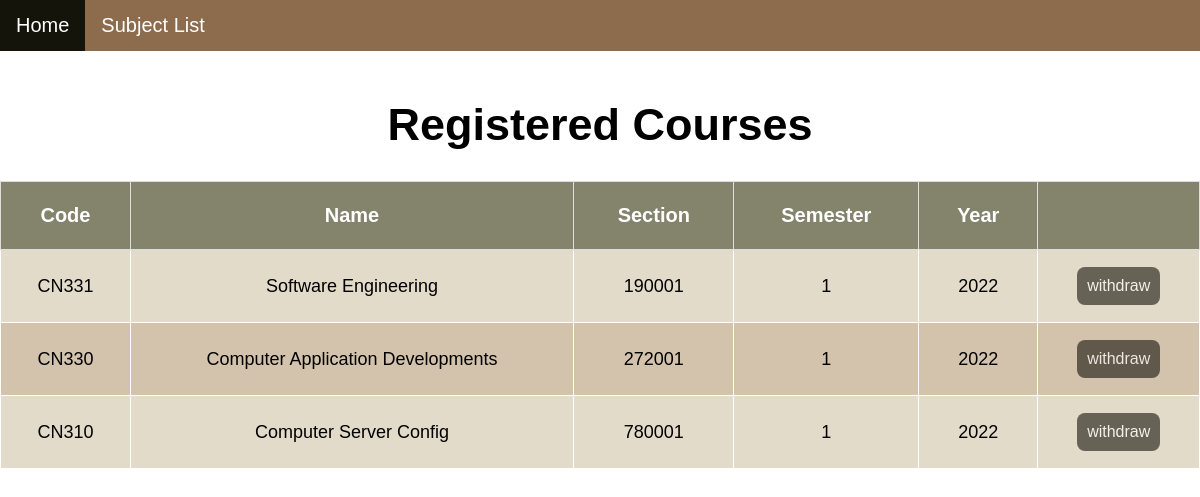
Before: /booking/checksubreg/ (signed in) with the older database file.
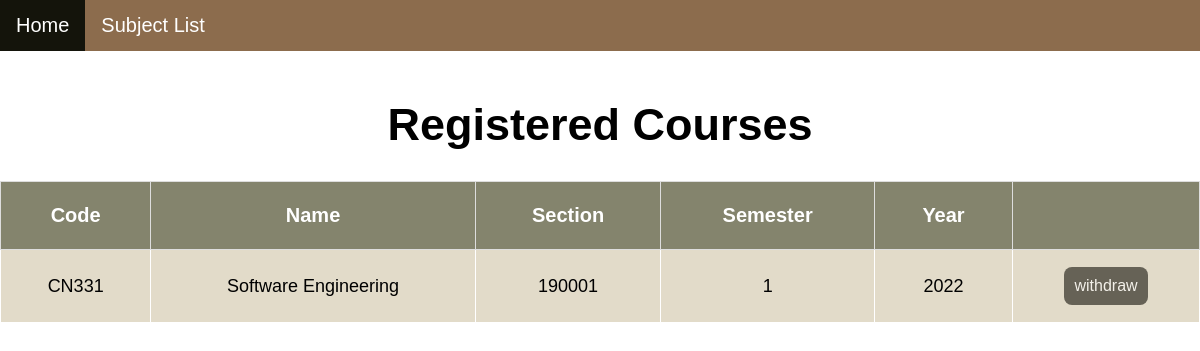
After: the same page with the newer database file.
### booking/models.py (models this page shows, shortened)
class Booking(models.Model):
    user = models.ForeignKey(User, on_delete=models.CASCADE, default="")
    course_number = models.ForeignKey(Subject, on_delete=models.CASCADE, default="")

class Subject(models.Model):
    class_number = models.CharField(max_length=5, default="")
    subject_name = models.CharField(max_length=64, default="")
    section = models.CharField(max_length=10, default="")
    semester = models.CharField(max_length=10, default="")
    year = models.CharField(max_length=10, default="")
    seats = models.CharField(max_length=10, default="")

### booking/views.py (the view)
# urls.py: path('checksubreg/', views.checksubreg, name= 'checksubreg'),
def checksubreg(request):
    user = User.objects.get(pk=request.user.id)
    enrolled_subjects = Booking.objects.filter(user=user)
    return render(request,'booking/booking.html', {
        'subjects': enrolled_subjects,
    })

### booking/templates/booking/booking.html (shortened to what this page needs)
{% extends 'booking/layout.html' %}
{% block body %}
<!DOCTYPE html>
<html>
<head>
</head>
<body>
    <div class="topnav">
        <a class="active" href="{% url 'index' %}">Home</a>
        <a href="{% url 'booking:index' %}">Subject List</a>
    </div>
    <br>
    <div class= style="padding-left:16px">
        <center><h1>Registered Courses</h1></center>
        {% if subjects %}
        <table>
            <tr>
                <th>Code</th>
                <th>Name</th>
                <th>Section</th>
                <th>Semester</th>
                <th>Year</th>
                <th></th>
            </tr>
            {% for subject in subjects %}
            <tr>
                <td>{{ subject.course_number.class_number }}</td>
                <td>{{ subject.course_number.subject_name }}</td>
                <td>{{ subject.course_number.section }}</td>
                <td>{{ subject.course_number.semester }}</td>
                <td>{{ subject.course_number.year }}</td>
                <td>
                    <form action="{% url 'booking:withdraw' subject.course_number.id %}" method="post" >
                        <button class="button" type="submit">withdraw</button>
                    </form>
                </td>
            </tr>
            {% empty %}
                <p> No registered courese. </p>
            {% endfor %}
        </table>
    {% endif %}
    </div>
</body>
</html>
{% endblock %}

Changed rows visible on the page:
removed Booking: course_number.class_number "CN330", course_number.subject_name "Computer Application Developments", course_number.section "272001", course_number.semester "1", course_number.year "2022"
removed Booking: course_number.class_number "CN310", course_number.subject_name "Computer Server Config", course_number.section "780001", course_number.semester "1", course_number.year "2022"
